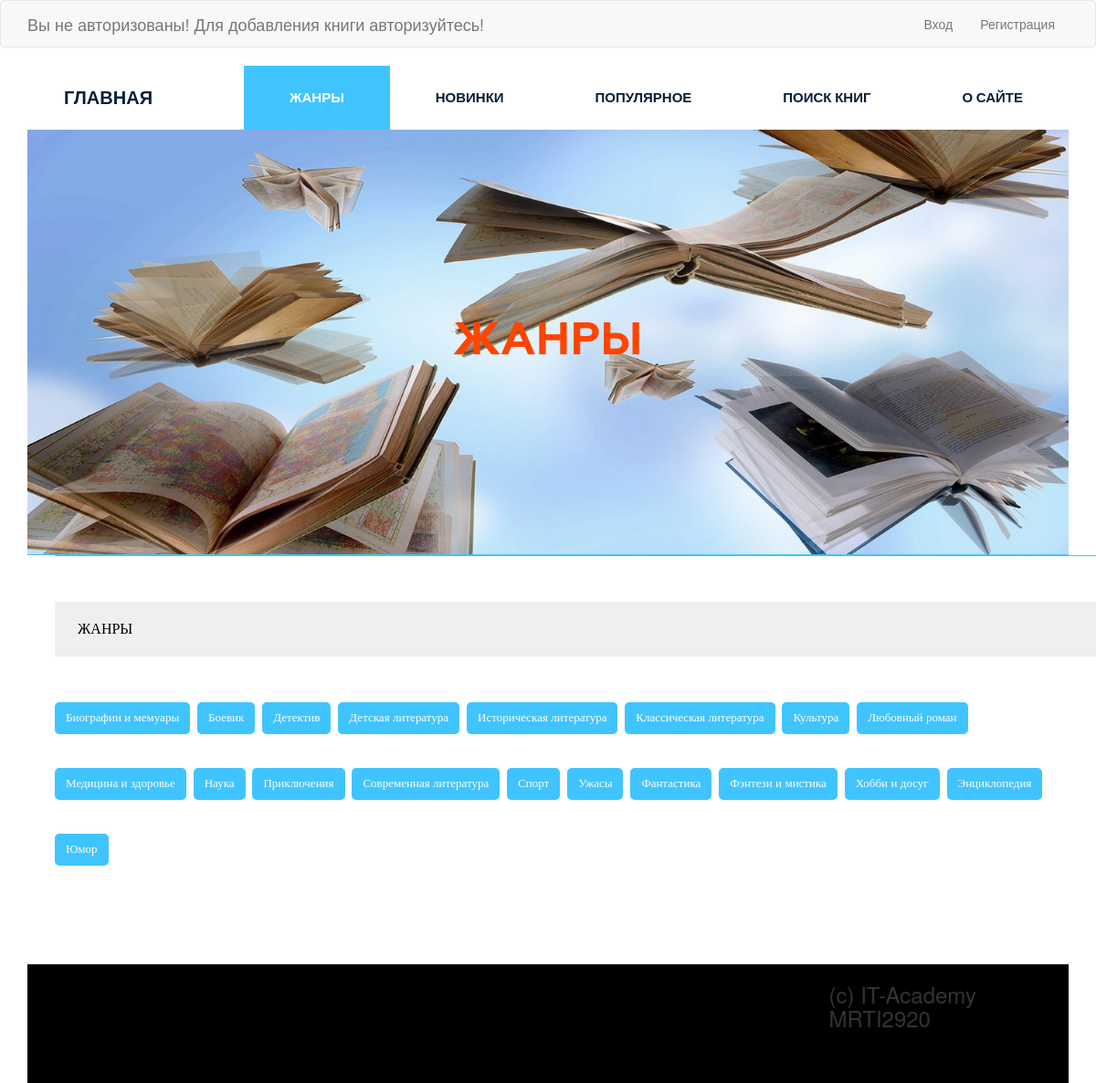
Page /genres/ on the earlier database version.
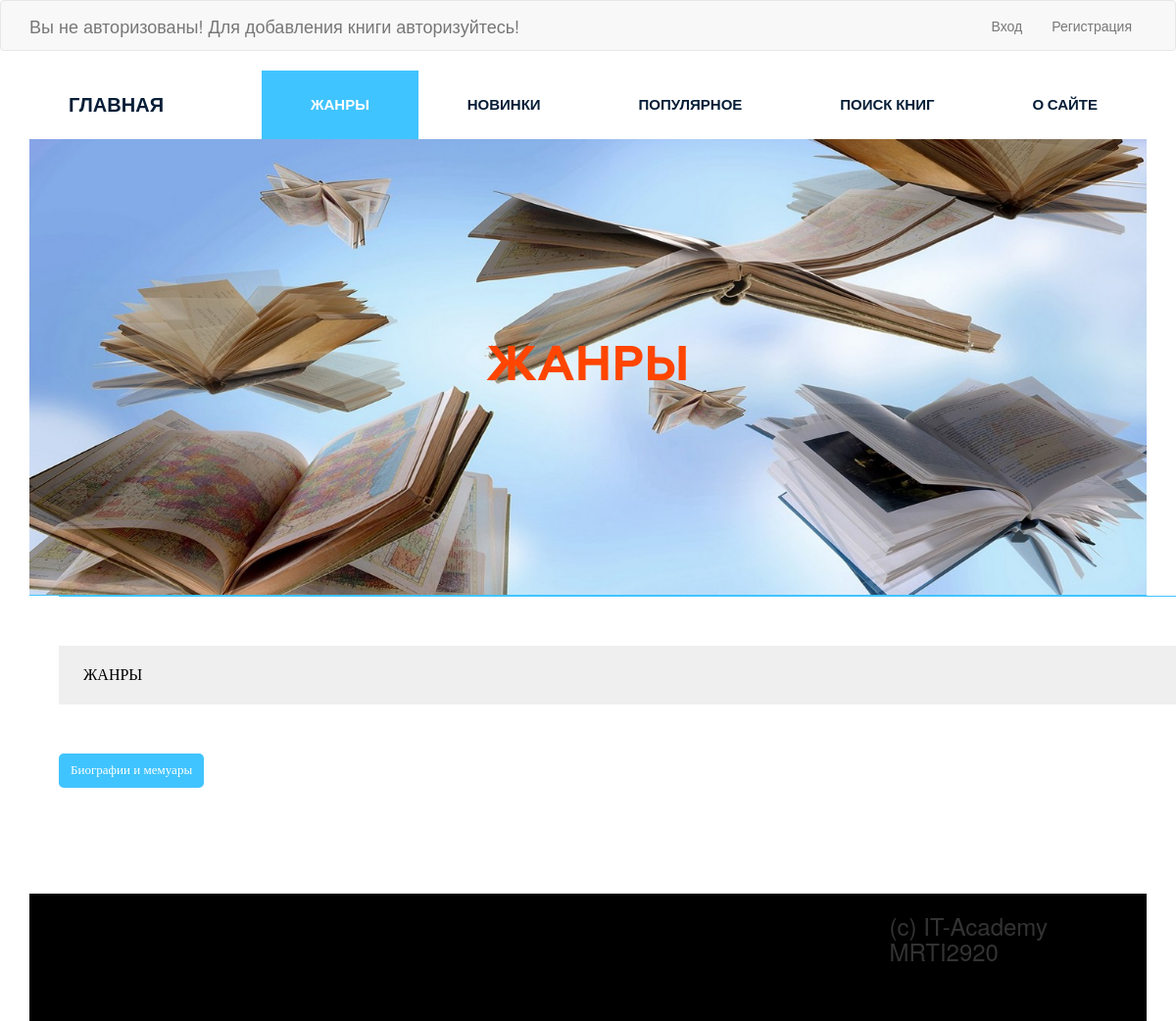
Same page on the later database version.
### bookz/models.py (models this page shows, shortened)
class Genre(models.Model):
    title = models.CharField(default='Юмор', max_length=50, verbose_name='Жанр')
    slug = models.SlugField(max_length=50, verbose_name='Url', unique=True)
    def get_absolute_url(self):
        return reverse('genre', kwargs={"slug": self.slug})
    class Meta:
        verbose_name = 'Жанр'
        verbose_name_plural = 'Жанры'
        ordering = ['title']

### bookz/views.py (the view)
# urls.py: path('genres/', genres_all, name='all_genres'),#добавил путь чтобы выводить жанры на отдельной странице
def genres_all(request):
    all_genres = Genre.objects.all()
    return render(request, 'genres_new.html', {'all_genres': all_genres})

### bookz/templatetags/menu.py (called while the page is built)
@register.inclusion_tag('bookz/menu_tpl.html')
def show_menu(menu_class='menu'):
    categories = Category.objects.all()
    return {"categories": categories, "menu_class": menu_class}

### bookz/templatetags/sidebar.py (called while the page is built)
@register.inclusion_tag('bookz/genres_tpl.html')
def get_genres():
    genres = Genre.objects.all()
    return {"genres": genres}

### bookz/templates/genres_new.html (shortened to what this page needs)
{% extends 'base.html' %}
{% load static %}
{% load sidebar %}
{% block content %}
    <section class="bg-text-area">
        <div class="container">
            <div class="row">
                <div class="col-md-12">
                    <div class="bg-text">
                        <h3>жанры</h3>
                    </div>
                </div>
            </div>
        </div>
    </section>
    <section class="single-blog-area">
        <div class="container">
            <div class="row">
                <div class="col-md-12">
                    <div class="border-top">
                        <div class="col-md-8">
                            <div class="blog-area">
                                <div class="blog-area-part">
                                    <div class="container">
                                        <div class="row">
                                            <div class="col-md-12">
                                                <div class="border-top">
                                                    {% get_genres %}
                                                    <div class="col-md-8">
                                                    </div>
                                                </div>
                                            </div>
                                        </div>
                                    </div>
                                </div>
                            </div>
                        </div>
                    </div>
                </div>
            </div>
    </section>
{% endblock %}

### bookz/templates/bookz/genres_tpl.html
<div class="tags">
    <h2 class="sidebar-title">Жанры</h2>
    {% for genre in genres %}
    <p><a href="{{ genre.get_absolute_url }}">{{ genre.title }}</a></p>
    {% endfor %}
</div>

Differences in the rows shown:
removed Genre: title "Боевик"
removed Genre: title "Детектив"
removed Genre: title "Детская литература"
removed Genre: title "Историческая литература"
removed Genre: title "Классическая литература"
removed Genre: title "Культура"
removed Genre: title "Любовный роман"
removed Genre: title "Медицина и здоровье"
removed Genre: title "Наука"
removed Genre: title "Приключения"
removed Genre: title "Современная литература"
removed Genre: title "Спорт"
removed Genre: title "Ужасы"
removed Genre: title "Фантастика"
removed Genre: title "Фэнтези и мистика"
removed Genre: title "Хобби и досуг"
removed Genre: title "Энциклопедия"
removed Genre: title "Юмор"
